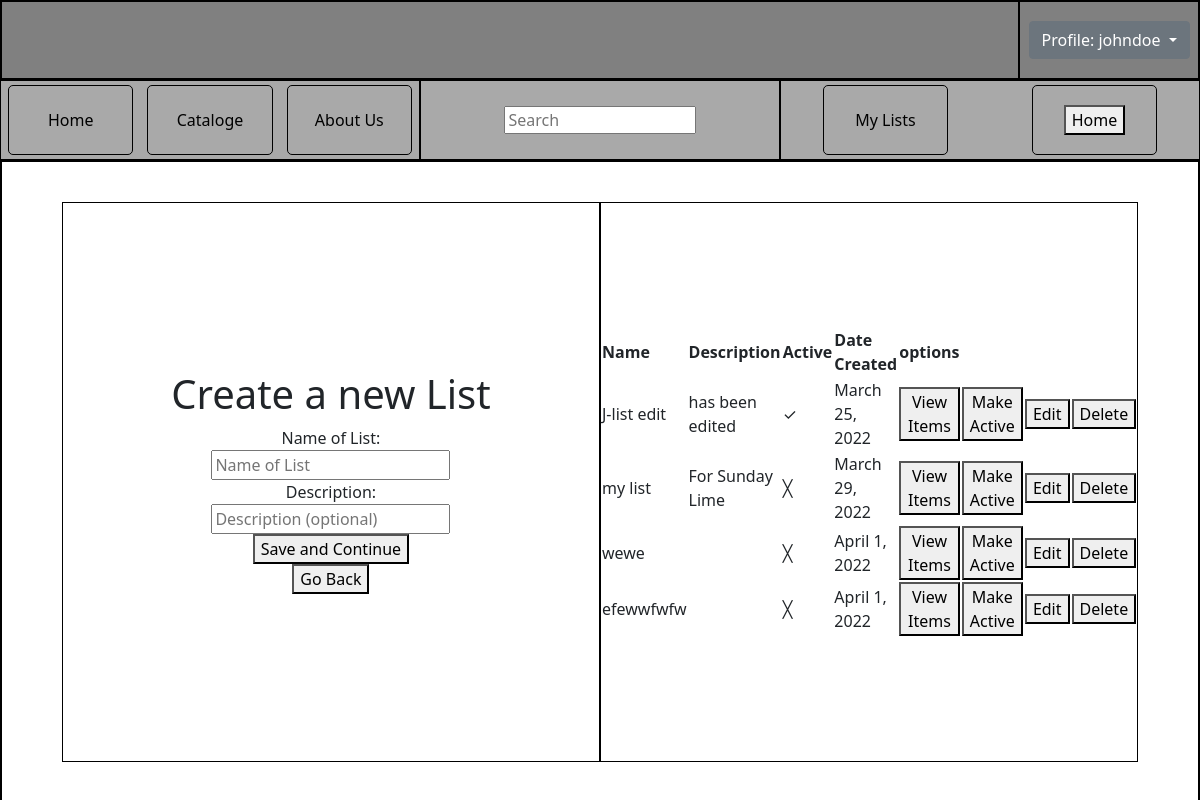
Page /CreateList/ (signed in) on the earlier database version.
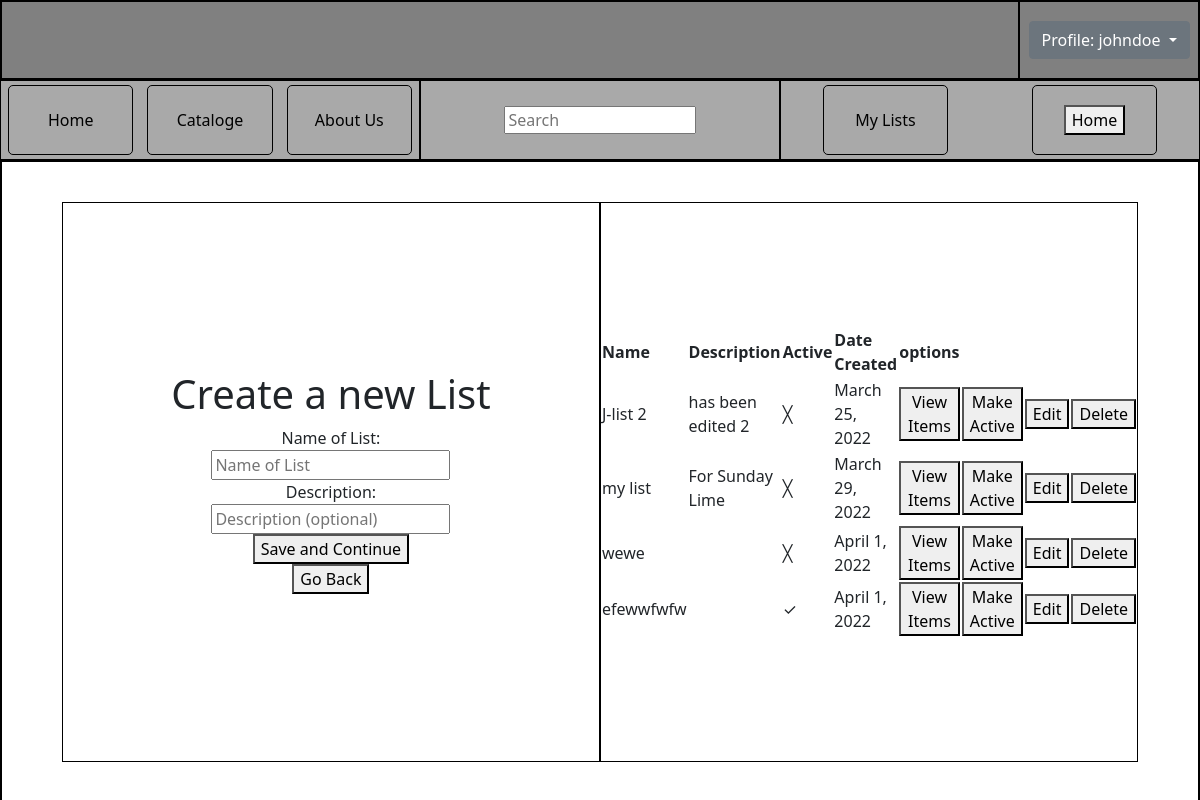
Same page on the later database version.
### smartshopperapp/models.py (models this page shows)
class List (models.Model):
    name = models.CharField(max_length=50)
    description = models.CharField(max_length=50, null=True , default="Undefined")
    is_Active = models.BooleanField(default=True)
    date_created = models.DateField(auto_now_add=True)
    user = models.ForeignKey(User,on_delete=models.CASCADE, null=True)
    configuration = models.ForeignKey(Configuration,on_delete=models.CASCADE, null=True)

### smartshopperapp/views.py (the view)
# urls.py: path('CreateList/' , views.display_create_list_page,name="create_list"),
def display_create_list_page(request):
    if request.method=="POST":
        listname = request.POST.get('listname')
        listdescription = request.POST.get('description')
        print("In Create List Post Request")
        print("listname: ",listname)
        print("description: ",listdescription)
        if request.user.is_authenticated:
            user = request.user
            create_list_registered_user(listname , listdescription , user)
        return  redirect ('/SelectCategory/')
    else:
        if request.user.is_authenticated:
            user = request.user
            current_user_lists = get_registered_user_lists(user)
            return render  (request , 'createlist.html', {'lists':current_user_lists})
        return render  (request , 'createlist.html')

### smartshopperapp/databaseprocessors/listprocessor.py (called while the page is built)
def get_registered_user_lists(user):
    current_user_list = List.objects.all().filter(user=user)
    if current_user_list.exists():
        return current_user_list
    else:
        return None

### smartshopperapp/templates/createlist.html (shortened to what this page needs)
{% extends "basetemplate1.html" %}
{% block head %}
{% load static %}
<link rel="stylesheet" type="text/css" href="{% static 'stylesheets\createliststyle.css' %}?{% now "U" %}">
{% endblock %}
{% block content %}
    <div id="content">
        <div id="section-create-list" class="content-child">
            <h1>Create a new List</h1>
            <form action="/CreateList/" method="POST">
                <label for="listname">Name of List:</label>
                <input type="text" name="listname" id="listname" placeholder="Name of List" required>
                <label for="description">Description:</label>
                <input type="textarea" name="description" id="description" placeholder="Description (optional)">
                <button type="submit">Save and Continue</button>
                <button onclick="window.location.href='/'"> Go Back </button>
            </form>
        </div>
        <div id="section-display-options" class="content-child">
            {% if user.is_authenticated %}
            <div id="section-display-lists">
                <table id="list-table">
                    <tr>
                        <th>Name</th>
                        <th>Description</th>
                        <th>Active</th>
                        <th>Date Created</th>
                        <th>options</th>
                    </tr>
                    {% if lists != None %}
                        {% for list in lists %}
                            <tr>
                                <td>{{list.name}}</td>
                                <td>{{list.description}}</td>
                                {% if list.is_Active == True %}
                                    <td>&#10003;</td>
                                {% else %}
                                    <td>&#9587;</td>
                                {% endif %}
                                <td>{{list.date_created}}</td>
                                <td><button onclick="window.location.href='/ViewListItems/{{list.id}}/'">View Items</button></td>
                                <td><button onclick="window.location.href='/MakeListActive/{{list.id}}/'">Make Active</button></td>
                                <td><button onclick="window.location.href='/EditList/{{list.id}}/'">Edit</button></td>
                                <td><button onclick="window.location.href='/DeleteList/{{list.id}}/'">Delete</button></td>
                            </tr>
                        {% endfor %}
                </table>
                    {% else %}
                            <p>Litst Empty</p>
                    {% endif %}
            </div>
            {% endif %}
        </div>
    </div>
{% endblock %}

Differences in the rows shown:
changed List: name "J-list edit" → "J-list 2"; description "has been edited" → "has been edited 2"; is_Active "✓" → "╳"
changed List "efewwfwfw": is_Active "╳" → "✓"
